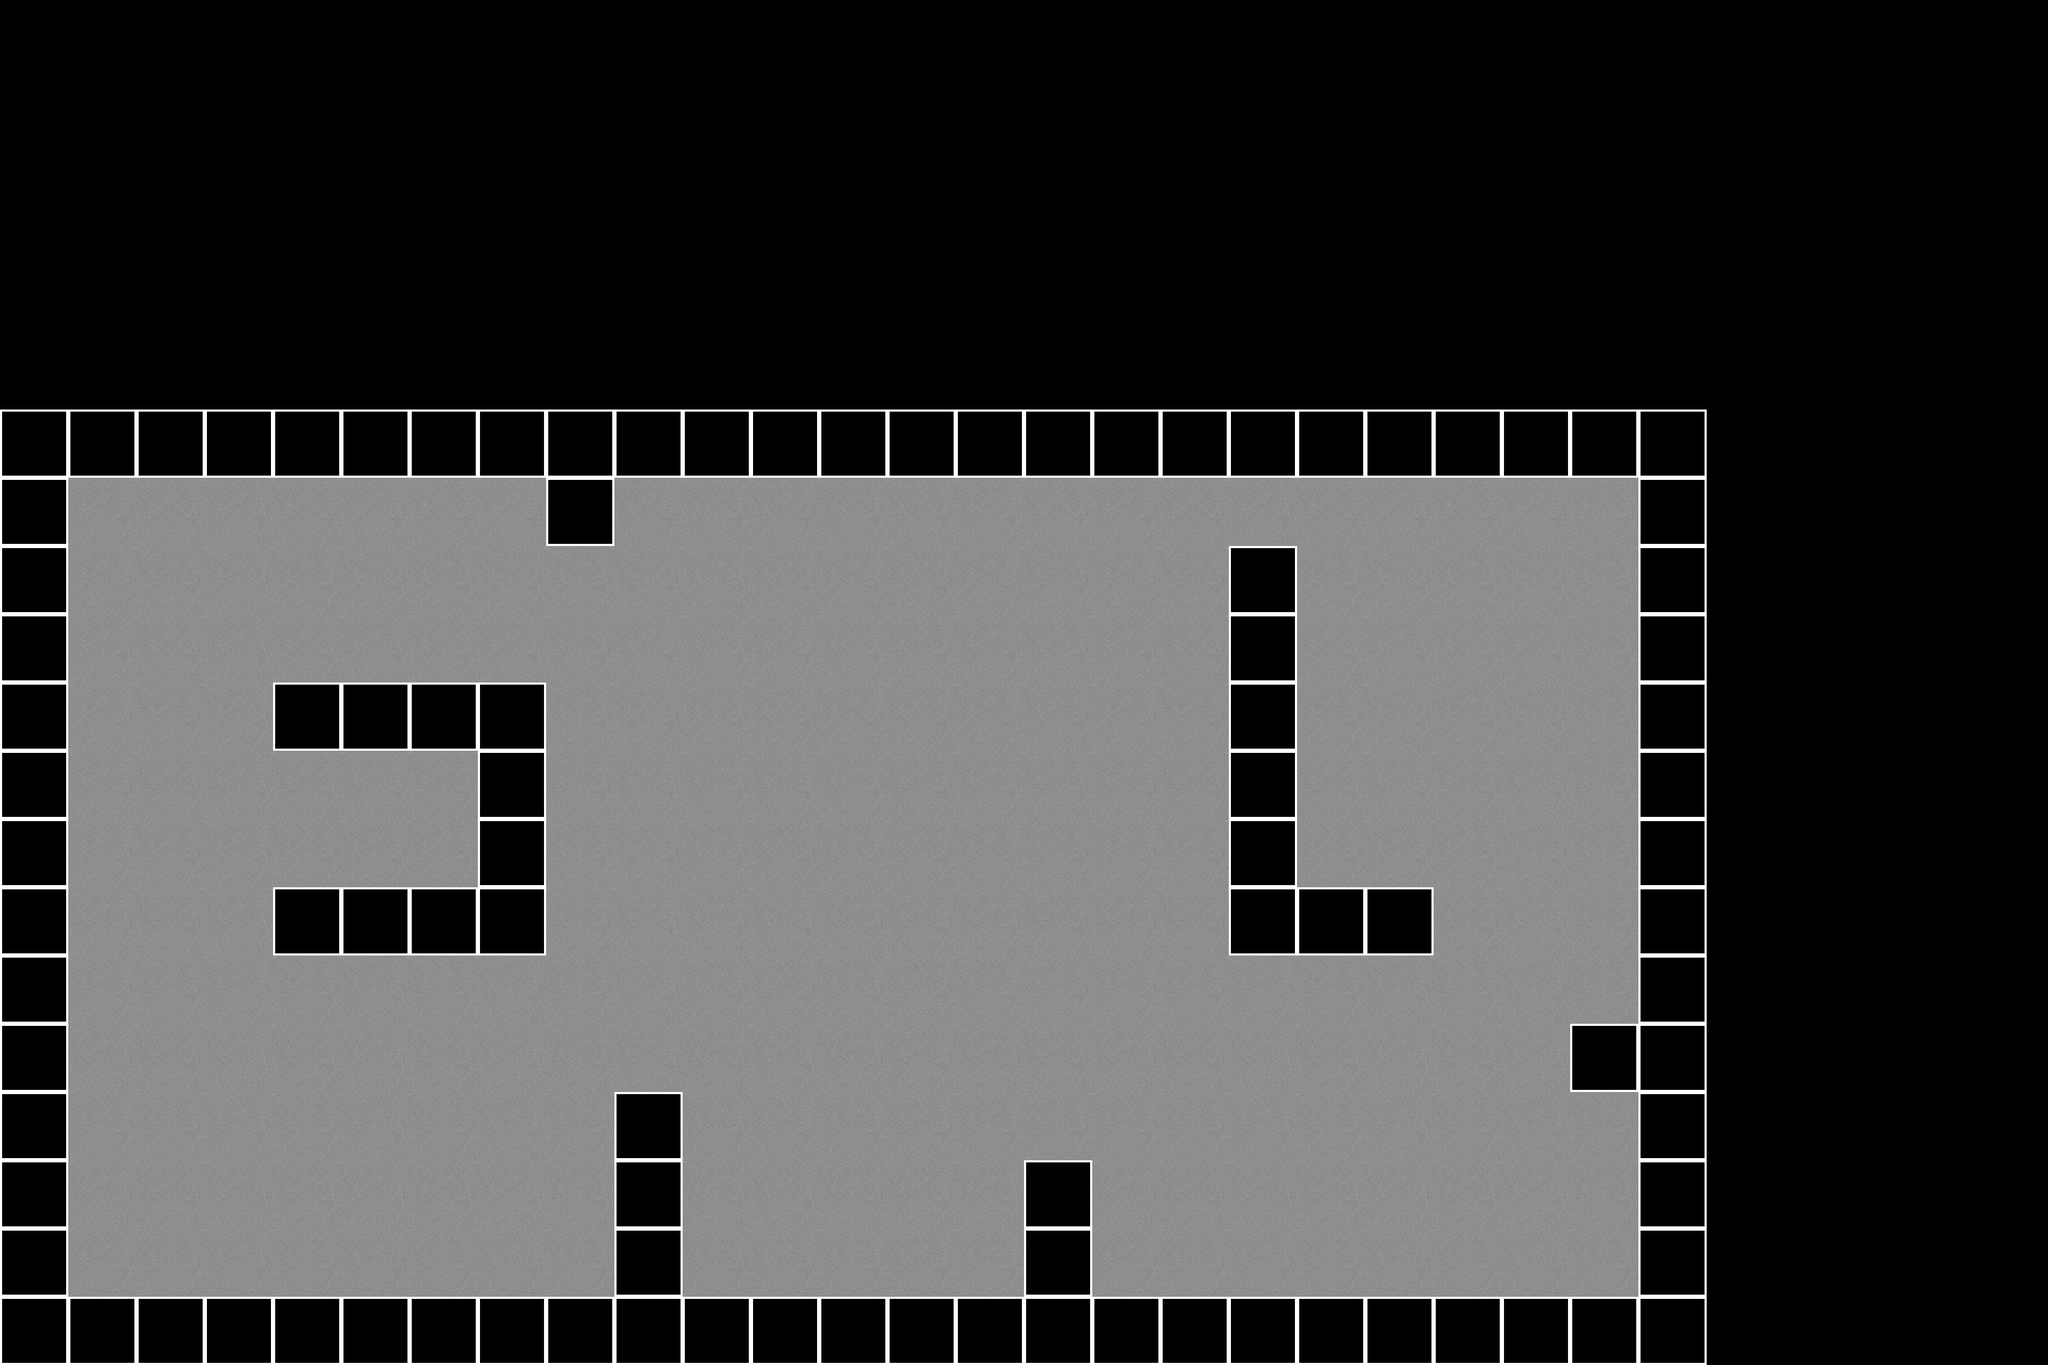

The image is a tile-based game level rendered from a .tmx file. Its description and complete source (layers, tilesets, objects, tile grids) follow:
An orthogonal 30x20 tile map with 128x128 px tiles, 2 tile layers (Floor, Walls), 2 hidden layers not drawn, 2 tilesets.

<map version="1.9" tiledversion="1.9.0" orientation="orthogonal" renderorder="right-down" width="30" height="20" tilewidth="128" tileheight="128" infinite="0" nextlayerid="5" nextobjectid="1">
 <tileset firstgid="1" source="../tileset/doomish_tileset_mini.tsx" />
 <tileset firstgid="3" source="../tileset/basic_tileset.tsx" />
 <layer id="4" name="Floor" width="30" height="20" locked="1">
  <data encoding="csv">
0,0,0,0,0,0,0,0,0,0,0,0,0,0,0,0,0,0,0,0,0,0,0,0,0,0,0,0,0,0,
0,0,0,0,0,0,0,0,0,0,0,0,0,0,0,0,0,0,0,0,0,0,0,0,0,0,0,0,0,0,
0,0,0,0,0,0,0,0,0,0,0,0,0,0,0,0,0,0,0,0,0,0,0,0,0,0,0,0,0,0,
0,0,0,0,0,0,0,0,0,0,0,0,0,0,0,0,0,0,0,0,0,0,0,0,0,0,0,0,0,0,
0,0,0,0,0,0,0,0,0,0,0,0,0,0,0,0,0,0,0,0,0,0,0,0,0,0,0,0,0,0,
0,0,0,0,0,0,0,0,0,0,0,0,0,0,0,0,0,0,0,0,0,0,0,0,0,0,0,0,0,0,
1,1,1,1,1,1,1,1,1,1,1,1,1,1,1,1,1,1,1,1,1,1,1,1,1,0,0,0,0,0,
1,1,1,1,1,1,1,1,1,1,1,1,1,1,1,1,1,1,1,1,1,1,1,1,1,0,0,0,0,0,
1,1,1,1,1,1,1,1,1,1,1,1,1,1,1,1,1,1,1,1,1,1,1,1,1,0,0,0,0,0,
1,1,1,1,1,1,1,1,1,1,1,1,1,1,1,1,1,1,1,1,1,1,1,1,1,0,0,0,0,0,
1,1,1,1,1,1,1,1,1,1,1,1,1,1,1,1,1,1,1,1,1,1,1,1,1,0,0,0,0,0,
1,1,1,1,1,1,1,1,1,1,1,1,1,1,1,1,1,1,1,1,1,1,1,1,1,0,0,0,0,0,
1,1,1,1,1,1,1,1,1,1,1,1,1,1,1,1,1,1,1,1,1,1,1,1,1,0,0,0,0,0,
1,1,1,1,1,1,1,1,1,1,1,1,1,1,1,1,1,1,1,1,1,1,1,1,1,0,0,0,0,0,
1,1,1,1,1,1,1,1,1,1,1,1,1,1,1,1,1,1,1,1,1,1,1,1,1,0,0,0,0,0,
1,1,1,1,1,1,1,1,1,1,1,1,1,1,1,1,1,1,1,1,1,1,1,1,1,0,0,0,0,0,
1,1,1,1,1,1,1,1,1,1,1,1,1,1,1,1,1,1,1,1,1,1,1,1,1,0,0,0,0,0,
1,1,1,1,1,1,1,1,1,1,1,1,1,1,1,1,1,1,1,1,1,1,1,1,1,0,0,0,0,0,
1,1,1,1,1,1,1,1,1,1,1,1,1,1,1,1,1,1,1,1,1,1,1,1,1,0,0,0,0,0,
1,1,1,1,1,1,1,1,1,1,1,1,1,1,1,1,1,1,1,1,1,1,1,1,1,0,0,0,0,0
</data>
 </layer>
 <layer id="3" name="Walls Complex" width="30" height="20" visible="0" locked="1">
  <data encoding="csv">
0,0,0,0,0,0,0,0,0,0,0,0,0,0,0,0,0,0,0,0,0,0,0,0,0,0,0,0,0,0,
0,0,0,0,0,0,0,0,0,0,0,0,0,0,0,0,0,0,0,0,0,0,0,0,0,0,0,0,0,0,
0,0,0,0,0,0,0,0,0,0,0,0,0,0,0,0,0,0,0,0,0,0,0,0,0,0,0,0,0,0,
0,0,0,0,0,0,0,0,0,0,0,0,0,0,0,0,0,0,0,0,0,0,0,0,0,0,0,0,0,0,
0,0,0,0,0,0,0,0,0,0,0,0,0,0,0,0,0,0,0,0,0,0,0,0,0,0,0,0,0,0,
0,0,0,0,0,0,0,0,0,0,0,0,0,0,0,0,0,0,0,0,0,0,0,0,0,0,0,0,0,0,
2,2,2,2,2,2,2,2,2,2,2,2,2,2,2,2,2,2,2,2,2,2,2,2,2,0,0,0,0,0,
2,0,0,0,0,0,0,0,2,0,0,0,0,0,0,0,0,0,0,0,0,0,0,0,2,0,0,0,0,0,
2,0,0,0,0,0,0,0,0,0,0,0,0,0,0,0,0,0,2,0,0,0,0,0,2,0,0,0,0,0,
2,0,0,0,0,0,0,0,0,0,0,0,0,0,0,0,0,0,2,0,0,0,0,0,2,0,0,0,0,0,
2,0,0,0,2,2,2,2,0,0,0,0,0,0,0,0,0,0,2,0,0,0,0,0,2,0,0,0,0,0,
2,0,0,0,0,0,0,2,0,0,0,0,0,0,0,0,0,0,2,0,0,0,0,0,2,0,0,0,0,0,
2,0,0,0,0,0,0,2,0,0,0,0,0,0,0,0,0,0,2,0,0,0,0,0,2,0,0,0,0,0,
2,0,0,0,2,2,2,2,0,0,0,0,0,0,0,0,0,0,2,2,2,0,0,0,2,0,0,0,0,0,
2,0,0,0,0,0,0,0,0,0,0,0,0,0,0,0,0,0,0,0,0,0,0,0,2,0,0,0,0,0,
2,0,0,0,0,0,0,0,0,0,0,0,0,0,0,0,0,0,0,0,0,0,0,2,2,0,0,0,0,0,
2,0,0,0,0,0,0,0,0,2,0,0,0,0,0,0,0,0,0,0,0,0,0,0,2,0,0,0,0,0,
2,0,0,0,0,0,0,0,0,2,0,0,0,0,0,2,0,0,0,0,0,0,0,0,2,0,0,0,0,0,
2,0,0,0,0,0,0,0,0,2,0,0,0,0,0,2,0,0,0,0,0,0,0,0,2,0,0,0,0,0,
2,2,2,2,2,2,2,2,2,2,2,2,2,2,2,2,2,2,2,2,2,2,2,2,2,0,0,0,0,0
</data>
 </layer>
 <layer id="1" name="Floor Basic" width="30" height="20" visible="0" locked="1">
  <data encoding="csv">
0,0,0,0,0,0,0,0,0,0,0,0,0,0,0,0,0,0,0,0,0,0,0,0,0,0,0,0,0,0,
0,0,0,0,0,0,0,0,0,0,0,0,0,0,0,0,0,0,0,0,0,0,0,0,0,0,0,0,0,0,
0,0,0,0,0,0,0,0,0,0,0,0,0,0,0,0,0,0,0,0,0,0,0,0,0,0,0,0,0,0,
0,0,0,0,0,0,0,0,0,0,0,0,0,0,0,0,0,0,0,0,0,0,0,0,0,0,0,0,0,0,
0,0,0,0,0,0,0,0,0,0,0,0,0,0,0,0,0,0,0,0,0,0,0,0,0,0,0,0,0,0,
0,0,0,0,0,0,0,0,0,0,0,0,0,0,0,0,0,0,0,0,0,0,0,0,0,0,0,0,0,0,
4,4,4,4,4,4,4,4,4,4,4,4,4,4,4,4,4,4,4,4,4,4,4,4,4,0,0,0,0,0,
4,4,4,4,4,4,4,4,4,4,4,4,4,4,4,4,4,4,4,4,4,4,4,4,4,0,0,0,0,0,
4,4,4,4,4,4,4,4,4,4,4,4,4,4,4,4,4,4,4,4,4,4,4,4,4,0,0,0,0,0,
4,4,4,4,4,4,4,4,4,4,4,4,4,4,4,4,4,4,4,4,4,4,4,4,4,0,0,0,0,0,
4,4,4,4,4,4,4,4,4,4,4,4,4,4,4,4,4,4,4,4,4,4,4,4,4,0,0,0,0,0,
4,4,4,4,4,4,4,4,4,4,4,4,4,4,4,4,4,4,4,4,4,4,4,4,4,0,0,0,0,0,
4,4,4,4,4,4,4,4,4,4,4,4,4,4,4,4,4,4,4,4,4,4,4,4,4,0,0,0,0,0,
4,4,4,4,4,4,4,4,4,4,4,4,4,4,4,4,4,4,4,4,4,4,4,4,4,0,0,0,0,0,
4,4,4,4,4,4,4,4,4,4,4,4,4,4,4,4,4,4,4,4,4,4,4,4,4,0,0,0,0,0,
4,4,4,4,4,4,4,4,4,4,4,4,4,4,4,4,4,4,4,4,4,4,4,4,4,0,0,0,0,0,
4,4,4,4,4,4,4,4,4,4,4,4,4,4,4,4,4,4,4,4,4,4,4,4,4,0,0,0,0,0,
4,4,4,4,4,4,4,4,4,4,4,4,4,4,4,4,4,4,4,4,4,4,4,4,4,0,0,0,0,0,
4,4,4,4,4,4,4,4,4,4,4,4,4,4,4,4,4,4,4,4,4,4,4,4,4,0,0,0,0,0,
4,4,4,4,4,4,4,4,4,4,4,4,4,4,4,4,4,4,4,4,4,4,4,4,4,0,0,0,0,0
</data>
 </layer>
 <layer id="2" name="Walls" width="30" height="20" locked="1">
  <data encoding="csv">
0,0,0,0,0,0,0,0,0,0,0,0,0,0,0,0,0,0,0,0,0,0,0,0,0,0,0,0,0,0,
0,0,0,0,0,0,0,0,0,0,0,0,0,0,0,0,0,0,0,0,0,0,0,0,0,0,0,0,0,0,
0,0,0,0,0,0,0,0,0,0,0,0,0,0,0,0,0,0,0,0,0,0,0,0,0,0,0,0,0,0,
0,0,0,0,0,0,0,0,0,0,0,0,0,0,0,0,0,0,0,0,0,0,0,0,0,0,0,0,0,0,
0,0,0,0,0,0,0,0,0,0,0,0,0,0,0,0,0,0,0,0,0,0,0,0,0,0,0,0,0,0,
0,0,0,0,0,0,0,0,0,0,0,0,0,0,0,0,0,0,0,0,0,0,0,0,0,0,0,0,0,0,
3,3,3,3,3,3,3,3,3,3,3,3,3,3,3,3,3,3,3,3,3,3,3,3,3,0,0,0,0,0,
3,0,0,0,0,0,0,0,3,0,0,0,0,0,0,0,0,0,0,0,0,0,0,0,3,0,0,0,0,0,
3,0,0,0,0,0,0,0,0,0,0,0,0,0,0,0,0,0,3,0,0,0,0,0,3,0,0,0,0,0,
3,0,0,0,0,0,0,0,0,0,0,0,0,0,0,0,0,0,3,0,0,0,0,0,3,0,0,0,0,0,
3,0,0,0,3,3,3,3,0,0,0,0,0,0,0,0,0,0,3,0,0,0,0,0,3,0,0,0,0,0,
3,0,0,0,0,0,0,3,0,0,0,0,0,0,0,0,0,0,3,0,0,0,0,0,3,0,0,0,0,0,
3,0,0,0,0,0,0,3,0,0,0,0,0,0,0,0,0,0,3,0,0,0,0,0,3,0,0,0,0,0,
3,0,0,0,3,3,3,3,0,0,0,0,0,0,0,0,0,0,3,3,3,0,0,0,3,0,0,0,0,0,
3,0,0,0,0,0,0,0,0,0,0,0,0,0,0,0,0,0,0,0,0,0,0,0,3,0,0,0,0,0,
3,0,0,0,0,0,0,0,0,0,0,0,0,0,0,0,0,0,0,0,0,0,0,3,3,0,0,0,0,0,
3,0,0,0,0,0,0,0,0,3,0,0,0,0,0,0,0,0,0,0,0,0,0,0,3,0,0,0,0,0,
3,0,0,0,0,0,0,0,0,3,0,0,0,0,0,3,0,0,0,0,0,0,0,0,3,0,0,0,0,0,
3,0,0,0,0,0,0,0,0,3,0,0,0,0,0,3,0,0,0,0,0,0,0,0,3,0,0,0,0,0,
3,3,3,3,3,3,3,3,3,3,3,3,3,3,3,3,3,3,3,3,3,3,3,3,3,0,0,0,0,0
</data>
 </layer>
</map>